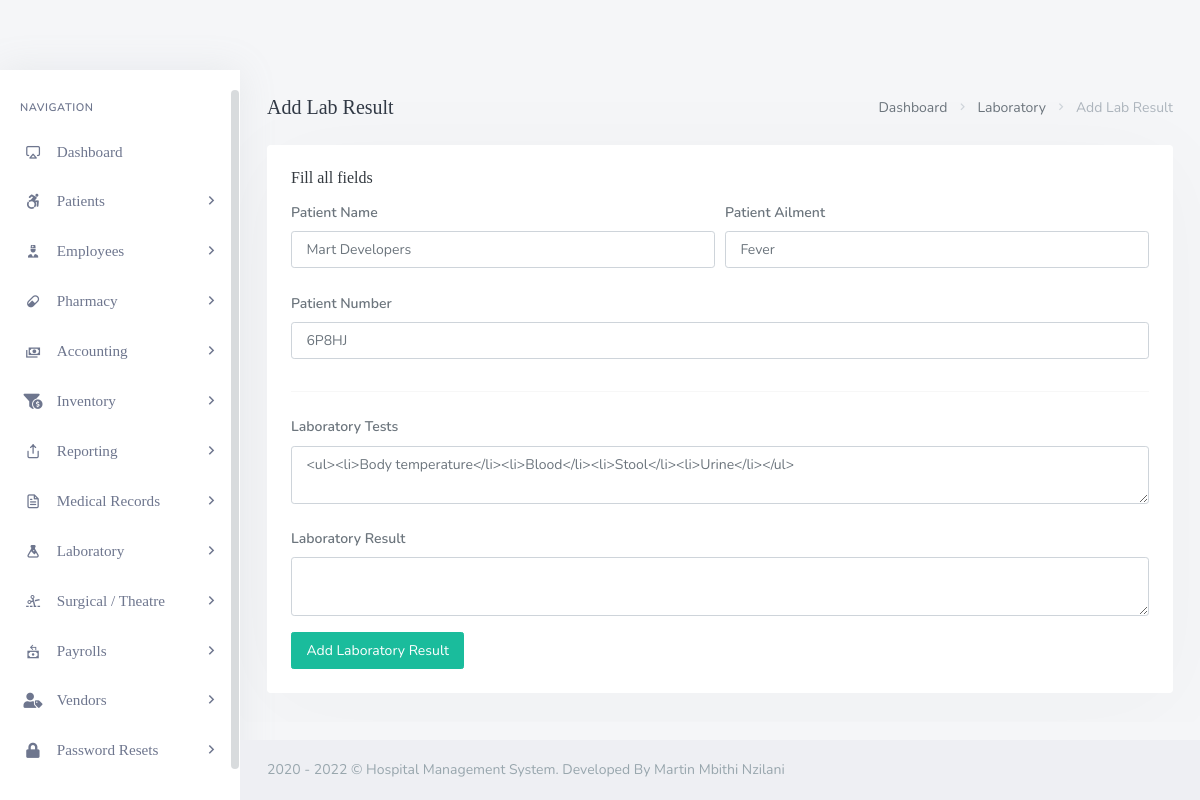
/backend/admin/his_admin_add_single_lab_result.php?lab_number=9DMN5, run on the app's committed database.
### tables this page shows
CREATE TABLE `his_laboratory` (
  `lab_id` int(20) NOT NULL,
  `lab_pat_name` varchar(200) DEFAULT NULL,
  `lab_pat_ailment` varchar(200) DEFAULT NULL,
  `lab_pat_number` varchar(200) DEFAULT NULL,
  `lab_pat_tests` longtext,
  `lab_pat_results` longtext,
  `lab_number` varchar(200) DEFAULT NULL,
  `lab_date_rec` timestamp NULL DEFAULT CURRENT_TIMESTAMP ON UPDATE CURRENT_TIMESTAMP
);

### backend/admin/his_admin_add_single_lab_result.php (the view, shortened to what this page needs)
<?php
	include('assets/inc/config.php');
?>
<!DOCTYPE html>
<html lang="en">
    <?php include('assets/inc/head.php');?>
    <body>
        <div id="wrapper">
            <?php include("assets/inc/sidebar.php");?>
            <?php
                $lab_number = $_GET['lab_number'];
                $ret="SELECT  * FROM his_laboratory WHERE lab_number=?";
                $stmt= $mysqli->prepare($ret) ;
                $stmt->bind_param('s',$lab_number);
                $stmt->execute() ;
                $res=$stmt->get_result();
                while($row=$res->fetch_object())
                {
            ?>
                <div class="content-page">
                    <div class="content">
                        <div class="container-fluid">
                            <div class="row">
                                <div class="col-12">
                                    <div class="page-title-box">
                                        <div class="page-title-right">
                                            <ol class="breadcrumb m-0">
                                                <li class="breadcrumb-item"><a href="his_admin_dashboard.php">Dashboard</a></li>
                                                <li class="breadcrumb-item"><a href="javascript: void(0);">Laboratory</a></li>
                                                <li class="breadcrumb-item active">Add Lab Result</li>
                                            </ol>
                                        </div>
                                        <h4 class="page-title">Add Lab Result</h4>
                                    </div>
                                </div>
                            </div>
                            <div class="row">
                                <div class="col-12">
                                    <div class="card">
                                        <div class="card-body">
                                            <h4 class="header-title">Fill all fields</h4>
                                            <form method="post">
                                                <div class="form-row">
                                                    <div class="form-group col-md-6">
                                                        <label for="inputEmail4" class="col-form-label">Patient Name</label>
                                                        <input type="text" required="required" readonly name="lab_pat_name" value="<?php echo $row->lab_pat_name;?>" class="form-control" id="inputEmail4" placeholder="Patient's First Name">
                                                    </div>
                                                    <div class="form-group col-md-6">
                                                        <label for="inputPassword4" class="col-form-label">Patient Ailment</label>
                                                        <input required="required" type="text" readonly name="lab_pat_ailment" value="<?php echo $row->lab_pat_ailment;?>" class="form-control"  id="inputPassword4" placeholder="Patient`s Last Name">
                                                    </div>
                                                </div>
                                                <div class="form-row">
                                                    <div class="form-group col-md-12">
                                                        <label for="inputEmail4" class="col-form-label">Patient Number</label>
                                                        <input type="text" required="required" readonly name="lab_pat_number" value="<?php echo $row->lab_pat_number;?>" class="form-control" id="inputEmail4" placeholder="DD/MM/YYYY">
                                                    </div>
                                                </div>
                                                <hr>
                                                <div class="form-group">
                                                        <label for="inputAddress" class="col-form-label">Laboratory Tests</label>
                                                        <textarea required="required"  type="text" class="form-control" name="lab_pat_tests" id="editor"><?php echo $row->lab_pat_tests;?></textarea>
                                                </div>
                                                <div class="form-group">
                                                        <label for="inputAddress" class="col-form-label">Laboratory Result</label>
                                                        <textarea required="required"   type="text" class="form-control" name="lab_pat_results" id="editor1"></textarea>
                                                </div>
                                                <button type="submit" name="add_patient_lab_result" class="ladda-button btn btn-success" data-style="expand-right">Add Laboratory Result</button>
                                            </form>
                                        </div>
                                    </div>
                                </div>
                            </div>
                        </div>
                    </div>
                    <?php include('assets/inc/footer.php');?>
                </div>
            <?php }?>
        </div>
    </body>
</html>

### backend/admin/assets/inc/footer.php
<footer class="footer">
    <div class="container-fluid">
        <div class="row">
            <div class="col-md-12">
                2020 - <?php echo date('Y'); ?> &copy; Hospital Management System. Developed By Martin Mbithi Nzilani</a>
            </div>
        </div>
    </div>
</footer>

### data on the page
his_laboratory: lab_pat_name "Mart Developers", lab_pat_ailment "Fever", lab_pat_number "6P8HJ", lab_pat_tests "<ul><li>Body temperature</li><li>Blood</li><li>Stool</li><li>Urine</li></ul>"
